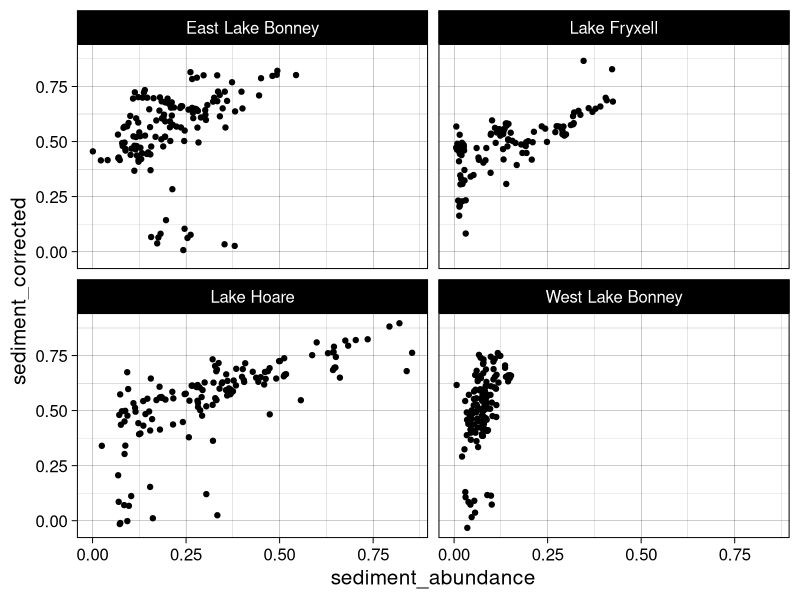

Generate this figure with R:
##### comparing panchromatic data to sma data ####

library(tidyverse)
library(lubridate)

# load data
sma = read_csv("data/sediment abundance data/LANDSAT_sediment_abundances_20250403.csv")

pan = read_csv("data/sediment abundance data/LANDSAT_panchromatic.csv") |> 
  mutate(sediment_corrected = 1-sediment_corrected)


total_data = sma |> 
  left_join(pan, by = join_by(date, lake))


# plot data against each other
ggplot(total_data, aes(sediment_abundance, sediment_corrected)) + 
  geom_point() + 
  facet_wrap(vars(lake)) + 
  theme_linedraw(base_size = 15)

# shows that the pan band really doesn't work. estaimtes up towards 0.75 sed at times (may not be the correc way to interpret)

# load ice thickness data 
lakeice = read_csv('data/lake ice/mcmlter-lake-ice_thickness-20250218_0_2025.csv')

